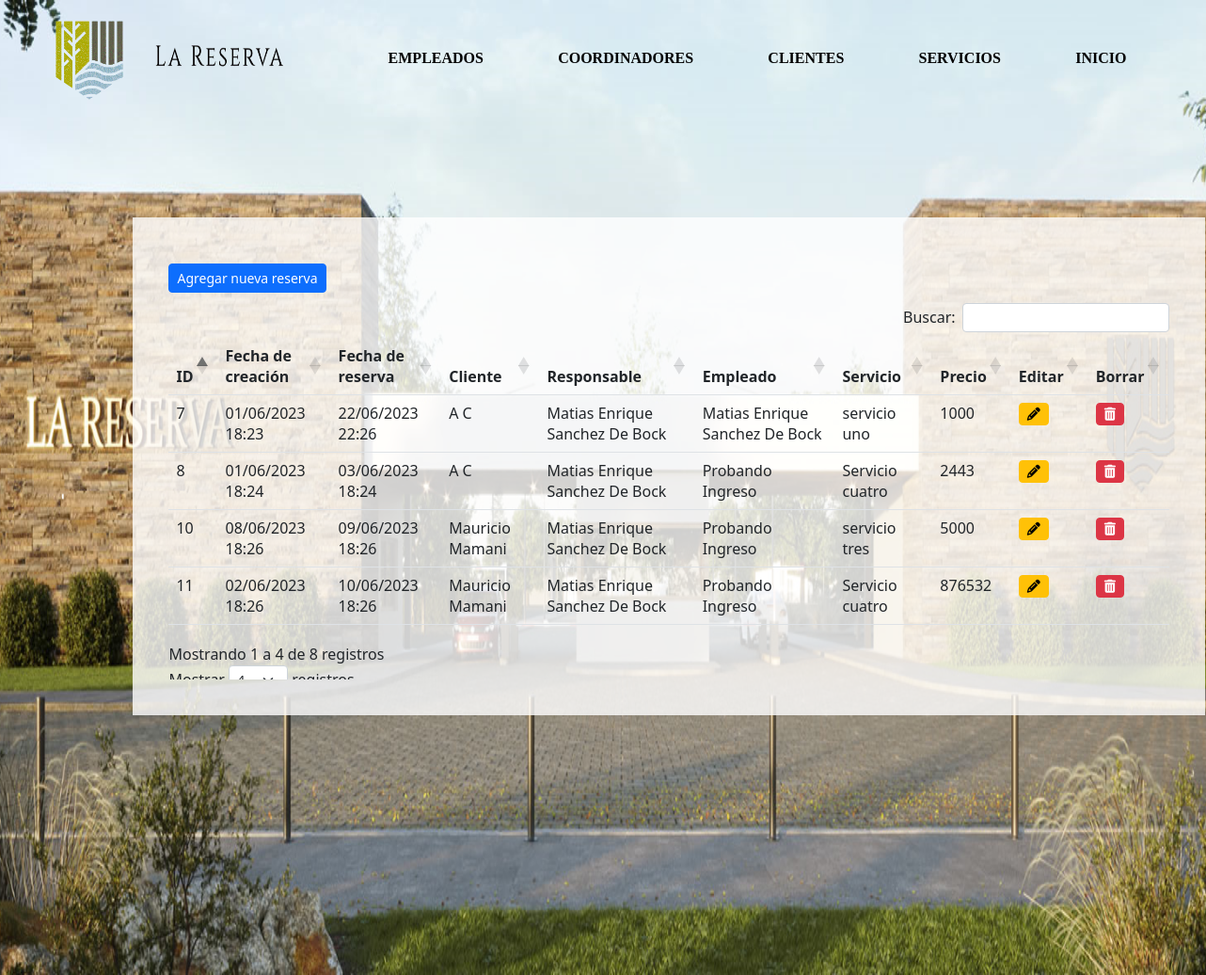
Page /reservas/listado/ on the earlier database version.
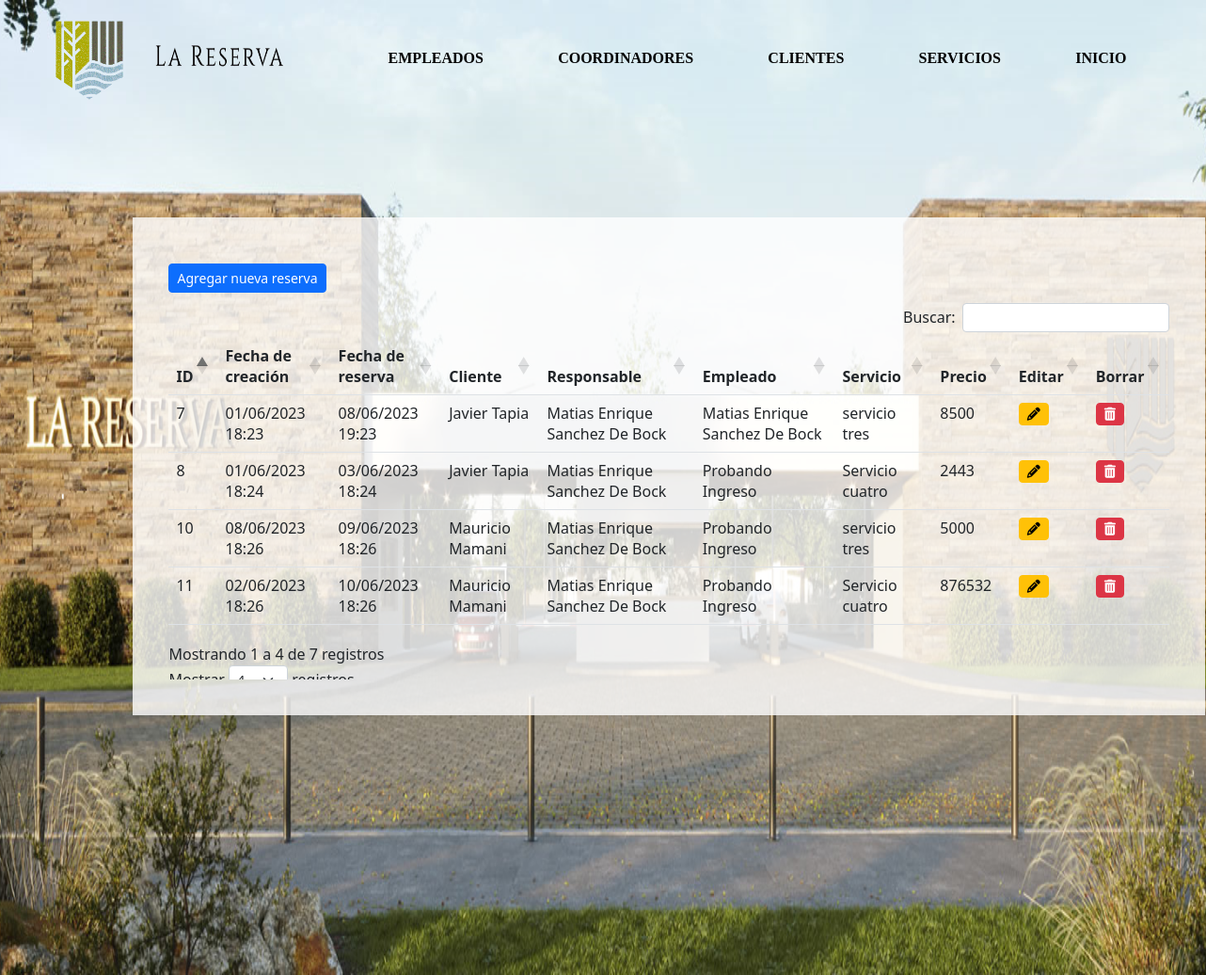
Same page on the later database version.
### reservas/models.py (models this page shows, shortened)
class ReservaServicio(models.Model):
    fecha_creacion = models.DateTimeField(verbose_name="Fecha de creacion",auto_now_add=True)
    fecha_reserva = models.DateTimeField(verbose_name="Fecha de reserva")
    cliente = models.ForeignKey(Cliente,verbose_name="Cliente",on_delete=models.CASCADE,related_name="cliente")
    responsable = models.ForeignKey(Coordinador,verbose_name="Coordinador",on_delete=models.CASCADE,related_name="coordinador")
    empleado = models.ForeignKey(Empleado,verbose_name="Empleado",on_delete=models.CASCADE,related_name="empleado")
    servicio = models.ForeignKey(Servicio,verbose_name="Servicio",on_delete=models.CASCADE,related_name="servicio")
    precio = models.IntegerField(verbose_name="Precio")

class Cliente(models.Model):
    nombre = models.CharField(verbose_name="Nombre",max_length=50)
    apellido = models.CharField(verbose_name="Apellido",max_length=50)
    activo = models.BooleanField(verbose_name="Activo",default=True)

class Servicio(models.Model):
    nombre = models.CharField(verbose_name="Nombre", max_length=50)
    descripcion = models.CharField(verbose_name="Descripcion", max_length=50)
    precio = models.IntegerField(verbose_name="Precio")
    activo = models.BooleanField(verbose_name="Activo", default=True)

class Coordinador(models.Model):
    nombre = models.CharField(verbose_name="Nombre",max_length=50)
    apellido = models.CharField(verbose_name="Apellido",max_length=50)
    numero_documento = models.IntegerField(verbose_name="Numero de documento", unique=True)
    fecha_alta = models.DateTimeField(verbose_name="Fecha de alta",auto_now_add=True)
    activo = models.BooleanField(verbose_name="Activo",default=True)

class Empleado(models.Model):
    nombre = models.CharField(verbose_name="Nombre",max_length=50)
    apellido = models.CharField(verbose_name="Apellido",max_length=50)
    numero_legajo = models.IntegerField(verbose_name="Numero de legajo", unique=True)
    activo = models.BooleanField(verbose_name="Activo",default=True)

### reservas/views.py (the view)
# urls.py: path('listado/', views.listado_reservas_de_servicios,name="listado_reservas_de_servicios"),
def listado_reservas_de_servicios(request):
    reservas = ReservaServicio.objects.all();
    return render(request,"reservas/listar_reservas_de_servicios.html",{"reservas":reservas})

### reservas/templates/reservas/listar_reservas_de_servicios.html (shortened to what this page needs)
{% load static %}
<link rel="stylesheet" href="{% static 'css/home.css' %}">
 <link rel="stylesheet" href="{% static 'css/listados.css' %}" />
 <link rel="stylesheet" href="https://cdnjs.cloudflare.com/ajax/libs/font-awesome/6.2.1/css/all.min.css" />
 <link rel="stylesheet" href="https://cdn.jsdelivr.net/npm/bootstrap@5.2.3/dist/css/bootstrap.min.css" />
<link href="https://cdn.datatables.net/1.13.4/css/dataTables.bootstrap5.min.css" rel="stylesheet"/>
<link href="https://cdn.datatables.net/buttons/2.3.6/css/buttons.bootstrap5.min.css" rel="stylesheet"/>
<div class="cabecera">
    <div>
        <img src="{% static 'img/BANNER-01.png' %}" alt="" width="100%" id="fondo">
    </div>
    <div class="navegar">
        <div id="div_logo">
            <img src="{% static 'img/resetImage.png' %}" alt="" id="logo">
            <img src="{% static 'img/resetImage (1).png' %}" alt="" id="logo_letra">
        </div>
        <div id="nav">
            <a href="{% url 'listado_empleados' %}" class="a">EMPLEADOS</a>
            <a href="{% url 'listado_coordinadores' %}" class="a">COORDINADORES</a>
            <a href="{% url 'listado_clientes' %}" class="a">CLIENTES</a>
            <a href="{% url 'listado_servicios' %}" class="a">SERVICIOS</a>
            <a href="{% url 'home' %}" class="a">INICIO</a>
        </div>
    </div>
    {% load tz %}
    <div class="container mt-4" id="tabla">
        <div class="row">
            <div class="col-sm-12 col-md-12 col-lg-12 col-xl-12">
                <a href="{% url 'registrar_reserva_de_servicio' %}" id="nuevo"><button class='btn btn-sm btn-primary'>Agregar nueva reserva</button></a>
                <div class="table-responsive" id="div1">
                    <table id="listado" class="table">
                        <thead>
                            <tr>
                                <th>ID</th>
                                <th>Fecha de creación</th>
                                <th>Fecha de reserva</th>
                                <th>Cliente</th>
                                <th>Responsable</th>
                                <th>Empleado</th>
                                <th>Servicio</th>
                                <th>Precio</th>
                                <th>Editar</th>
                                <th>Borrar</th>
                            </tr>
                        </thead>
                        <tbody>
                            {% for reserva in reservas %}
                            <tr>
                                <td>{{reserva.id}}</td>
                                {% load tz %}
                                <td>{{reserva.fecha_creacion|localtime|date:"d/m/Y H:i"}}</td>
                                <td>{{reserva.fecha_reserva|localtime|date:"d/m/Y H:i" }}</td>
                                <td>{{reserva.cliente.nombre}} {{reserva.cliente.apellido}}</td>
                                <td>{{reserva.responsable.nombre}} {{reserva.responsable.apellido}}</td>
                                <td>{{reserva.empleado.nombre}} {{reserva.empleado.apellido}}</td>
                                <td>{{reserva.servicio.nombre}}</td>
                                <td>{{reserva.precio}}</td>
                                <td><a href="{% url 'modificar_reserva_de_servicio' reserva.id %}"><button class='btn btn-sm btn-warning'><i class='fa-solid fa-pencil'></i></button></a></td>
                                <td><a href="{% url 'eliminar_reserva_de_servicio' reserva.id %}"><button class='btn btn-sm btn-danger'><i class='fa-solid fa-trash-can'></i></button></a></td>
                            </tr>
                            {% endfor %}
                        </tbody>
                    </table>
                </div>
            </div>
        </div>
    </div>
</div>

Differences in the rows shown:
changed ReservaServicio id 7: fecha_reserva "22/06/2023 22:26" → "08/06/2023 19:23"; cliente.nombre "A" → "Javier"; cliente.apellido "C" → "Tapia"; servicio.nombre "servicio uno" → "servicio tres"; precio "1000" → "8500"
changed through a linked row, ReservaServicio id 8: cliente.nombre "A" → "Javier"; cliente.apellido "C" → "Tapia"
Other differences:
text written by a page script: "Buscar: Mostrando 1 a 4 de 8 registros Mostrar registros" → "Buscar: Mostrando 1 a 4 de 7 registros Mostrar registros"
